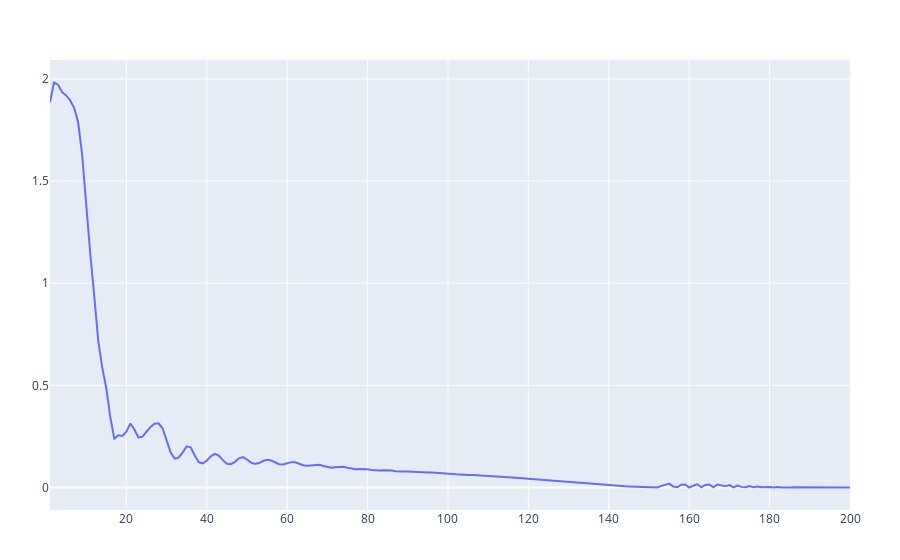

This figure's notebook cell:
### Code cell
plot(sol.distance_trace)

### Figure 1 — Plotly figure (JSON) as saved in the notebook; plotly's stock layout.template omitted (floating-point values rounded to 4 significant figures; data arrays with more than 128 entries replaced by an {"elided": "..."} marker saying what was removed)
{"data": [{"type": "scatter", "x": {"elided": "200 int values"}, "y": {"elided": "200 float values"}}], "layout": {"margin": {"b": 50, "l": 50, "r": 50, "t": 60}}}
